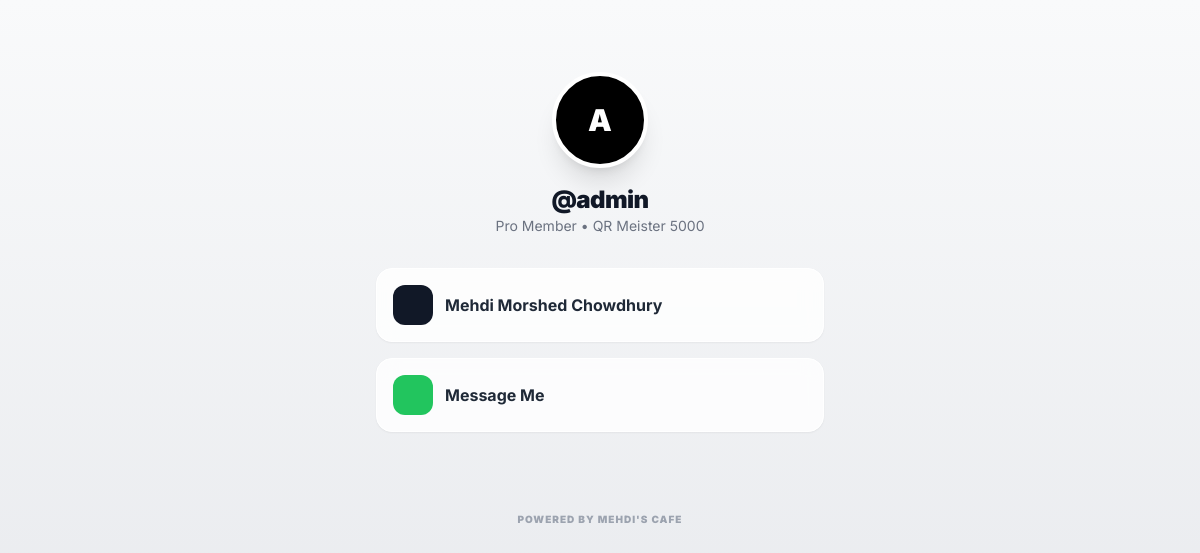
/b/admin, run on the app's committed database.
### flask_app.py (models this page shows)
class User(db.Model, UserMixin):
    id = db.Column(db.Integer, primary_key=True)
    uid = db.Column(db.String(20), unique=True)
    username = db.Column(db.String(50), unique=True, nullable=False)
    email = db.Column(db.String(100), unique=True)
    password_hash = db.Column(db.String(128), nullable=False)
    is_superadmin = db.Column(db.Boolean, default=False)
    is_pro = db.Column(db.Boolean, default=False)
    secure_pin = db.Column(db.String(128))
    transaction_id = db.Column(db.String(100))
    amount_paid = db.Column(db.Float, default=0.0)
    pending_update_type = db.Column(db.String(20))
    pending_value = db.Column(db.String(255))
    pending_new_pin = db.Column(db.String(128))
    api_key = db.Column(db.String(64), unique=True)
    campaigns = db.relationship('Campaign', backref='owner', lazy=True)

class SiteConfig(db.Model):
    id = db.Column(db.Integer, primary_key=True)
    site_name = db.Column(db.String(100), default="QR Generator")
    favicon = db.Column(db.String(100), default="default_favicon.ico")
    total_generated = db.Column(db.Integer, default=0)
    title_font = db.Column(db.String(50), default="Inter")
    title_font_size = db.Column(db.Integer, default=32)
    title_color = db.Column(db.String(20), default="#111827")
    dark_mode = db.Column(db.Boolean, default=False)
    maintenance_mode = db.Column(db.Boolean, default=False)
    footer_text = db.Column(db.String(200), default="Powered by QR Master")
    contact_email = db.Column(db.String(100), default="admin@yourdomain.com")
    whatsapp_number = db.Column(db.String(20), default="8801XXXXXXXXX")
    payment_instructions = db.Column(db.Text, default="Send 1500 BDT via bKash to...")

class Campaign(db.Model):
    id = db.Column(db.Integer, primary_key=True)
    name = db.Column(db.String(100), nullable=False)
    slug = db.Column(db.String(10), unique=True, nullable=False)
    target_url = db.Column(db.Text, nullable=False)
    is_active = db.Column(db.Boolean, default=True)
    show_in_bio = db.Column(db.Boolean, default=False)
    created_at = db.Column(db.DateTime, default=datetime.utcnow)
    user_id = db.Column(db.Integer, db.ForeignKey('user.id'))
    scans = db.relationship('ScanLog', backref='campaign', lazy=True, cascade="all, delete-orphan")

### flask_app.py (the view)
@app.route('/b/<username>')
def bio_link(username):
    user = User.query.filter_by(username=username, is_pro=True).first_or_404()
    links = Campaign.query.filter_by(user_id=user.id, is_active=True, show_in_bio=True).all()
    return render_template('bio_link.html', user=user, links=links)

### flask_app.py (called while the page is built)
def get_config():
    config = SiteConfig.query.first()
    if not config:
        config = SiteConfig()
        db.session.add(config)
        db.session.commit()
    return config

@app.before_request
def check_maintenance():
    config = get_config()
    if config.maintenance_mode:
        allowed_paths = ['/login', '/logout', '/static', '/admin']
        is_allowed = any(request.path.startswith(path) for path in allowed_paths)
        if not is_allowed and not (current_user.is_authenticated and current_user.is_superadmin):
            return render_template('maintenance.html'), 503

@app.context_processor
def inject_global_vars():
    return dict(config=get_config())

### templates/bio_link.html (shortened to what this page needs)
<!DOCTYPE html>
<html lang="en">
<head>
    <script src="https://cdn.tailwindcss.com"></script>
</head>
<body class="bg-gradient-to-b from-gray-50 to-gray-200 min-h-screen p-6 flex flex-col items-center">
    <div class="max-w-md w-full mt-12 text-center">
        <div class="w-24 h-24 bg-black rounded-full mx-auto flex items-center justify-center text-white text-3xl font-black mb-4 shadow-xl border-4 border-white">
            {{ user.username[0]|upper }}
        </div>
        <h1 class="text-2xl font-black text-gray-900 tracking-tight">@{{ user.username }}</h1>
        <p class="text-gray-500 text-sm mb-8">Pro Member • {{ config.site_name }}</p>
        <div class="space-y-4">
            {% for link in links %}
            <a href="{{ link.target_url }}" target="_blank" class="glass w-full p-4 rounded-2xl flex items-center justify-between border border-white hover:scale-[1.02] transition shadow-sm group">
                <div class="flex items-center gap-3">
                    <div class="w-10 h-10 bg-gray-900 text-white rounded-xl flex items-center justify-center">
                    </div>
                    <span class="font-bold text-gray-800">{{ link.name }}</span>
                </div>
            </a>
            {% endfor %}
            <a href="https://wa.me/{{ config.whatsapp_number }}" class="glass w-full p-4 rounded-2xl flex items-center justify-between border border-white hover:scale-[1.02] transition shadow-sm group">
                <div class="flex items-center gap-3">
                    <div class="w-10 h-10 bg-green-500 text-white rounded-xl flex items-center justify-center">
                    </div>
                    <span class="font-bold text-gray-800">Message Me</span>
                </div>
            </a>
        </div>
        <footer class="mt-20">
            <p class="text-[10px] font-black text-gray-400 uppercase tracking-widest">{{ config.footer_text }}</p>
        </footer>
    </div>
</body>
</html>

### templates/bio_link.html (style rules this page uses)
body { font-family: 'Inter', sans-serif; }
.glass { background: rgba(255, 255, 255, 0.8); backdrop-filter: blur(10px); }

### data on the page
User: username "A", username "admin"
SiteConfig: site_name "QR Meister 5000", footer_text "POWERED BY MEHDI'S CAFE"
Campaign: name "Mehdi Morshed Chowdhury"
